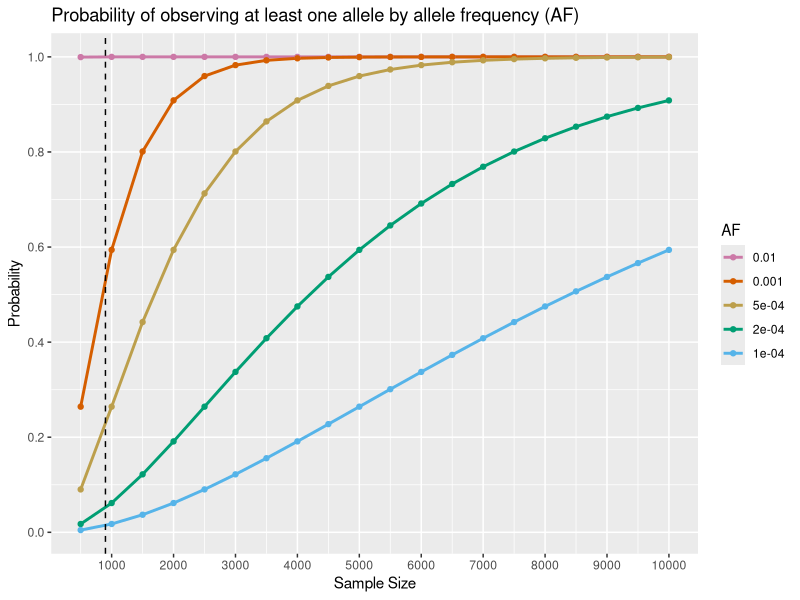
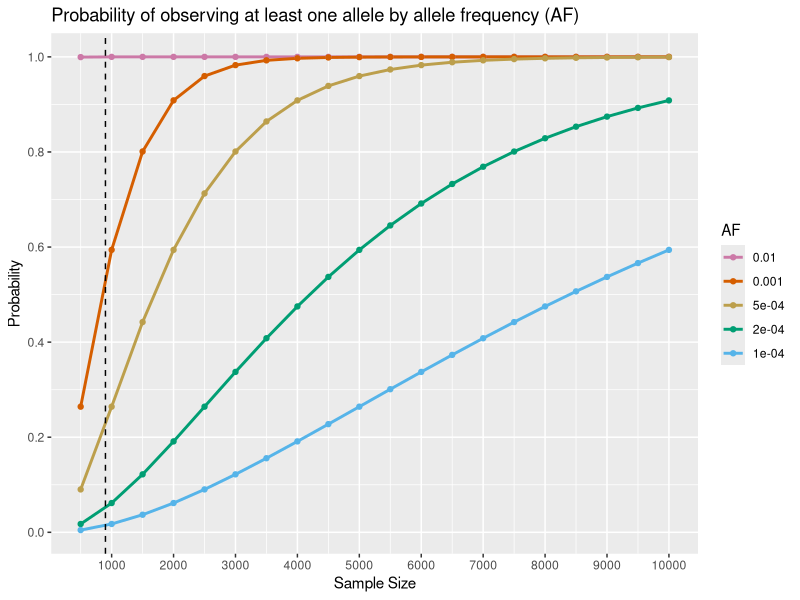

The R source for these figures, in order:
### This code is used to plot the probability of observing at least one allele
# based on sample size and AF using a binomial distribution, mainly to determine
# what default reference sample size to use


library(dplyr)
library(tidyr)
library(ggplot2)

dir_out =  paste0('C:/Users/sagee/Documents/GitHub/masters_project/Results/manuscript_plots/')

N = seq(500, 10000, by=500)
AF = c(1/100, 1/1000, 1/2000, 1/5000, 1/10000)

p1 = pbinom(1, 2*N, 1/100, lower.tail = FALSE)
p2 = pbinom(1, 2*N, 1/1000, lower.tail = FALSE)
p3 = pbinom(1, 2*N, 1/2000, lower.tail = FALSE)
p4 = pbinom(1, 2*N, 1/5000, lower.tail = FALSE)
p5 = pbinom(1, 2*N, 1/10000, lower.tail = FALSE)

df <- data.frame(AF = rep(AF, each=length(N)), N=rep(N, times=length(AF)), prob=c(p1, p2, p3, p4, p5))
df$AF = factor(df$AF, levels = AF)

cbPalette = c("#999999", "#E69F00", "#56B4E9", "#009E73", "#F0E442", "#0072B2", "#D55E00", "#CC79A7")
cbPalette2 = c("#999999", "#BC9F4C", "#56B4E9", "#009E73", "#0072B2")
af_cols = c("#CC79A7", "#D55E00", "#BC9F4C", "#009E73", "#56B4E9")

p1 <- ggplot(df, aes(N, prob, color=AF)) +
  geom_line(linewidth = 1) +
  geom_point(aes(color=AF)) +
  geom_vline(xintercept = 900, linetype = 2) +
  scale_color_manual(values = af_cols) +
  scale_y_continuous(breaks = c(0, 0.2, 0.4, 0.6, 0.8, 1)) +
  scale_x_continuous(breaks = c(1000, 2000, 3000, 4000, 5000, 6000, 7000, 8000, 9000, 10000)) +
  labs(y='Probability', x='Sample Size', title = 'Probability of observing at least one allele by allele frequency (AF)') 
p1

ggsave(file = paste0(dir_out, 'prob_by_AF_and_sample_size_more.jpg'), plot = p1, height = 8, width = 10, units = 'in')



